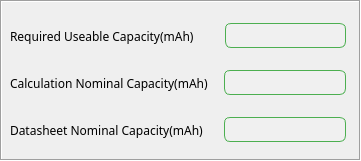
    <widget class="QFrame" name="frame_4">
     <property name="geometry">
      <rect>
       <x>10</x>
       <y>180</y>
       <width>361</width>
       <height>161</height>
      </rect>
     </property>
     <property name="frameShape">
      <enum>QFrame::Box</enum>
     </property>
     <property name="frameShadow">
      <enum>QFrame::Sunken</enum>
     </property>
     <widget class="QWidget" name="verticalLayoutWidget_6">
      <property name="geometry">
       <rect>
        <x>0</x>
        <y>10</y>
        <width>361</width>
        <height>148</height>
       </rect>
      </property>
      <layout class="QVBoxLayout" name="verticalLayout_9">
       <property name="leftMargin">
        <number>5</number>
       </property>
       <property name="topMargin">
        <number>5</number>
       </property>
       <property name="rightMargin">
        <number>10</number>
       </property>
       <property name="bottomMargin">
        <number>5</number>
       </property>
       <item>
        <layout class="QHBoxLayout" name="horizontalLayout_RequiredUseableCapacity">
         <property name="leftMargin">
          <number>5</number>
         </property>
         <property name="topMargin">
          <number>5</number>
         </property>
         <property name="rightMargin">
          <number>5</number>
         </property>
         <property name="bottomMargin">
          <number>5</number>
         </property>
         <item>
          <widget class="QLabel" name="label_RequiredUseableCapacity">
           <property name="sizePolicy">
            <sizepolicy hsizetype="Fixed" vsizetype="Preferred">
             <horstretch>0</horstretch>
             <verstretch>0</verstretch>
            </sizepolicy>
           </property>
           <property name="font">
            <font>
             <family>Microsoft JhengHei</family>
             <pointsize>9</pointsize>
            </font>
           </property>
           <property name="text">
            <string>Required Useable Capacity(mAh)</string>
           </property>
          </widget>
         </item>
         <item>
          <spacer name="horizontalSpacer_6">
           <property name="orientation">
            <enum>Qt::Horizontal</enum>
           </property>
           <property name="sizeType">
            <enum>QSizePolicy::Fixed</enum>
           </property>
           <property name="sizeHint" stdset="0">
            <size>
             <width>25</width>
             <height>30</height>
            </size>
           </property>
          </spacer>
         </item>
         <item>
          <widget class="QLineEdit" name="lineEdit_RequiredUseableCapacity">
           <property name="font">
            <font>
             <family>Microsoft JhengHei</family>
             <pointsize>9</pointsize>
            </font>
           </property>
           <property name="focusPolicy">
            <enum>Qt::ClickFocus</enum>
           </property>
           <property name="styleSheet">
            <string notr="true">QLineEdit {
    border: 1px solid #4CAF50;   /* 绿色边框 */
    border-radius: 6px;          /* 圆角半径 */
    padding: 2px 6px;            /* 内边距，让文字不贴边 */
    background-color: #F0F0F0;   /* 背景颜色 */
}
</string>
           </property>
           <property name="inputMethodHints">
            <set>Qt::ImhHiddenText</set>
           </property>
           <property name="alignment">
            <set>Qt::AlignLeading|Qt::AlignLeft|Qt::AlignVCenter</set>
           </property>
          </widget>
         </item>
        </layout>
       </item>
       <item>
        <layout class="QHBoxLayout" name="horizontalLayout_CalculationNominalCapacity">
         <property name="leftMargin">
          <number>5</number>
         </property>
         <property name="topMargin">
          <number>5</number>
         </property>
         <property name="rightMargin">
          <number>5</number>
         </property>
         <property name="bottomMargin">
          <number>5</number>
         </property>
         <item>
          <widget class="QLabel" name="label_CalculationNominalCapacity">
           <property name="font">
            <font>
             <family>Microsoft JhengHei</family>
             <pointsize>9</pointsize>
            </font>
           </property>
           <property name="text">
            <string>Calculation Nominal Capacity(mAh)</string>
           </property>
          </widget>
         </item>
         <item>
          <spacer name="horizontalSpacer_7">
           <property name="orientation">
            <enum>Qt::Horizontal</enum>
           </property>
           <property name="sizeType">
            <enum>QSizePolicy::Fixed</enum>
           </property>
           <property name="sizeHint" stdset="0">
            <size>
             <width>10</width>
             <height>30</height>
            </size>
           </property>
          </spacer>
         </item>
         <item>
          <widget class="QLineEdit" name="lineEdit_CalculationNominalCapacity">
           <property name="font">
            <font>
             <family>Microsoft JhengHei</family>
             <pointsize>9</pointsize>
            </font>
           </property>
           <property name="focusPolicy">
            <enum>Qt::ClickFocus</enum>
           </property>
           <property name="styleSheet">
            <string notr="true">QLineEdit {
    border: 1px solid #4CAF50;   /* 绿色边框 */
    border-radius: 6px;          /* 圆角半径 */
    padding: 2px 6px;            /* 内边距，让文字不贴边 */
    background-color: #F0F0F0;   /* 背景颜色 */
}
</string>
           </property>
           <property name="alignment">
            <set>Qt::AlignLeading|Qt::AlignLeft|Qt::AlignVCenter</set>
           </property>
          </widget>
         </item>
        </layout>
       </item>
       <item>
        <layout class="QHBoxLayout" name="horizontalLayout_DatasheetNominalCapacity">
         <property name="leftMargin">
          <number>5</number>
         </property>
         <property name="topMargin">
          <number>5</number>
         </property>
         <property name="rightMargin">
          <number>5</number>
         </property>
         <property name="bottomMargin">
          <number>5</number>
         </property>
         <item>
          <widget class="QLabel" name="label_DatasheetNominalCapacity">
           <property name="sizePolicy">
            <sizepolicy hsizetype="Fixed" vsizetype="Preferred">
             <horstretch>0</horstretch>
             <verstretch>0</verstretch>
            </sizepolicy>
           </property>
           <property name="font">
            <font>
             <family>Microsoft JhengHei</family>
             <pointsize>9</pointsize>
            </font>
           </property>
           <property name="text">
            <string>Datasheet Nominal Capacity(mAh)</string>
           </property>
          </widget>
         </item>
         <item>
          <spacer name="horizontalSpacer_8">
           <property name="orientation">
            <enum>Qt::Horizontal</enum>
           </property>
           <property name="sizeType">
            <enum>QSizePolicy::Fixed</enum>
           </property>
           <property name="sizeHint" stdset="0">
            <size>
             <width>15</width>
             <height>30</height>
            </size>
           </property>
          </spacer>
         </item>
         <item>
          <widget class="QLineEdit" name="lineEdit_DatasheetNominalCapacity">
           <property name="font">
            <font>
             <family>Microsoft JhengHei</family>
             <pointsize>9</pointsize>
            </font>
           </property>
           <property name="focusPolicy">
            <enum>Qt::ClickFocus</enum>
           </property>
           <property name="styleSheet">
            <string notr="true">QLineEdit {
    border: 1px solid #4CAF50;   /* 绿色边框 */
    border-radius: 6px;          /* 圆角半径 */
    padding: 2px 6px;            /* 内边距，让文字不贴边 */
    background-color: #F0F0F0;   /* 背景颜色 */
}
</string>
           </property>
           <property name="inputMethodHints">
            <set>Qt::ImhHiddenText</set>
           </property>
           <property name="alignment">
            <set>Qt::AlignLeading|Qt::AlignLeft|Qt::AlignVCenter</set>
           </property>
          </widget>
         </item>
        </layout>
       </item>
      </layout>
     </widget>
    </widget>
